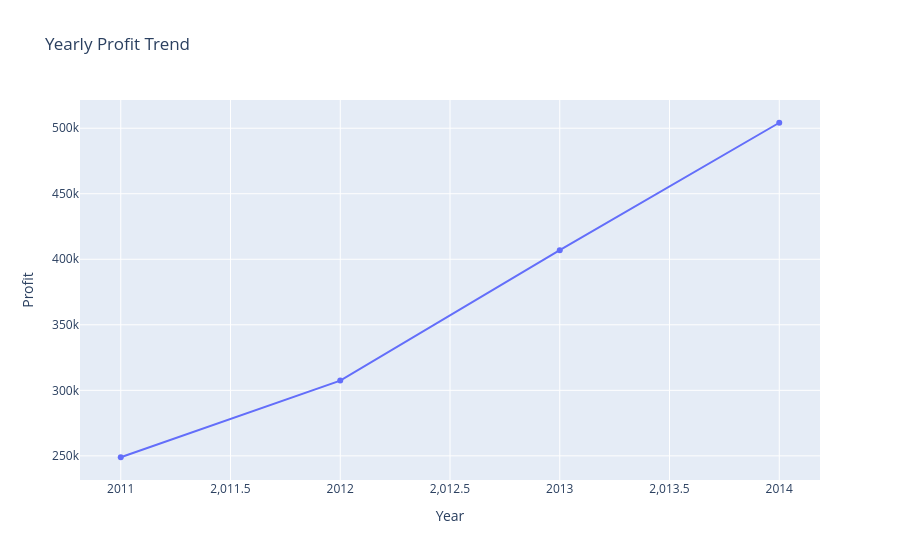

Notebook code for this chart:
### Code cell
yearly_profit = df.groupby("Year")["Profit"].sum().reset_index()

fig = px.line(
    yearly_profit,
    x="Year",
    y="Profit",
    title="Yearly Profit Trend",
    markers=True
)

fig.show()

### Figure 1 — Plotly figure (JSON) as saved in the notebook; plotly's stock layout.template omitted (floating-point values rounded to 4 significant figures)
{"data": [{"hovertemplate": "Year=%{x}<br>Profit=%{y}<extra></extra>", "legendgroup": "", "line": {"color": "#636efa", "dash": "solid"}, "marker": {"symbol": "circle"}, "mode": "lines+markers", "name": "", "orientation": "v", "showlegend": false, "type": "scatter", "x": [2011, 2012, 2013, 2014], "xaxis": "x", "y": [248900.0, 307400.0, 406900.0, 504200.0], "yaxis": "y"}], "layout": {"legend": {"tracegroupgap": 0}, "title": {"text": "Yearly Profit Trend"}, "xaxis": {"anchor": "y", "domain": [0, 1], "title": {"text": "Year"}}, "yaxis": {"anchor": "x", "domain": [0, 1], "title": {"text": "Profit"}}}}
